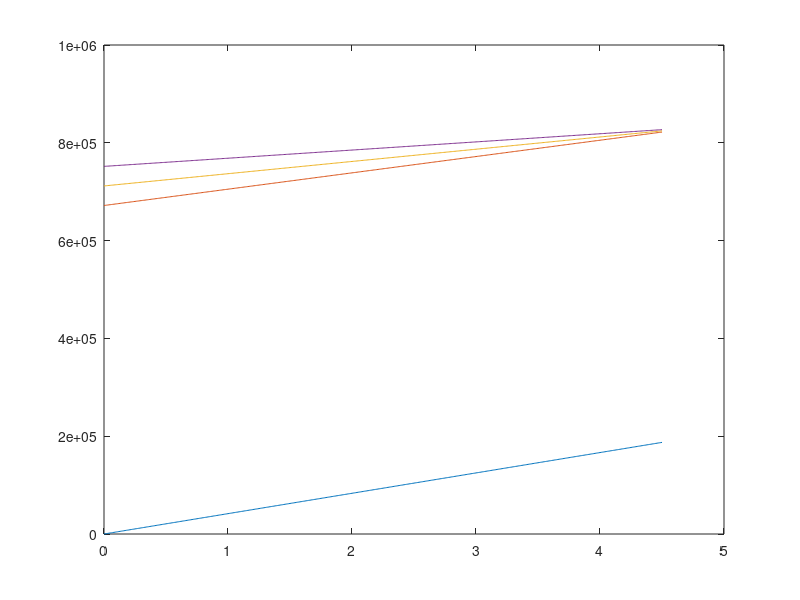
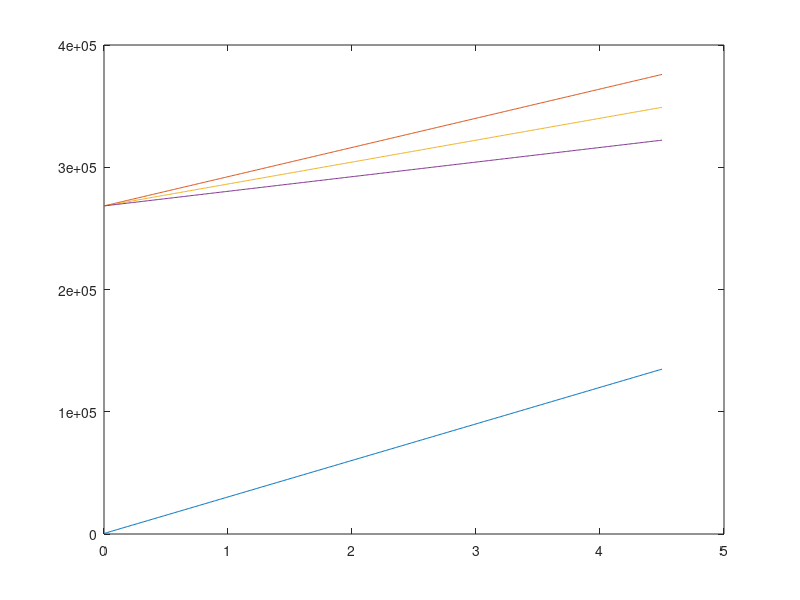
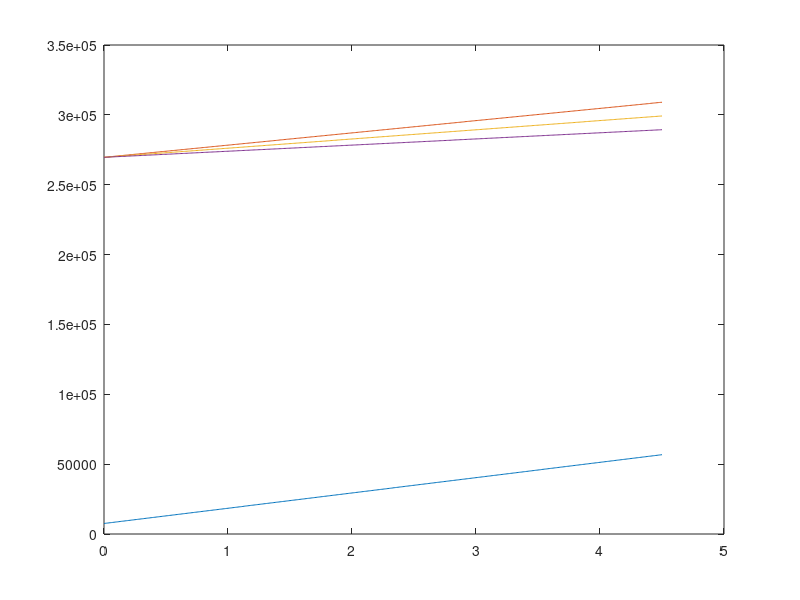

Reproduce these figures in MATLAB, in order.
close all
N_b=10000;                            % number of building
Ns=3;                                 %The number of sectors 3 or 1
a_M=4.7;                              %The portion of the power consumption for macro BS
b_M=130;                              %The power consumption of the active site cooling and the signa processing for macro BS
a_F=8;                                %The portion of the power consumption for femto BS
b_F=4.8;                              %The power consumption of the active site cooling and the signa processing for femto BS
P_tx_macro=6.8;                       %power fed of the antenna of the macro BS
P_tx_femto=0.2;                       %power fed of the antenna of the femto BS
ro=3000;                              %population density per Km*Km
alpha_max=0.16;                       %16% of the subscribers are active during the busy hour
A=10*10;                              %The covered area
N_a=N_b*10;                           %number of appartement
C_macro=75;                           %The average macro BS
r=0:0.01:4.5;                        %avrerage data rate reaquirement per active user
Price_femto =200;                     %The price of the femto BS
A_g_tot=r.*A;                         %the total aggregate trafic collected at the fiber switch
U_max=10;                             %The maximum transmission rate of an uplink interface
C_MW=36;                              %the maximum capacity of the switch
N_active_macro=C_macro./r;            %The number of active users
n_Dslam_ports= 16;                    % number of ports of the Dslam
n_F_ports= 24;                        % number of ports of the fiber switch
Price_modem= 166;                     % modem price
Price_Dslam=924;                     % Dslam price
Price_SFP= 357.9;                    % small form-factor pluggable transceivers price
Price_s=3568;                         % price of fiber switch
Price_SFP_=357.9;                    % price of SFP+         
Price_antenna_macro=2000;             % price of antenna in macro BS
Price_Hub=50000;                      % price of Hub and installation 
Price_GES= 1800;                      % price of Gigabit ethernet switch
n_GES=12;                             %number of port in GES
n_MW=20;                              % the max number of microwave links a hub can support
Price_spec=150;                       %Yearly spectrum leasing per link
Price_fibre=44000;                    %deploiement of the fibre optique 
Price_fibre_supp_arch4=100;           %cost of fibre between BS and splitter
Price_splitter=340;                   %Price splitter
N_port_split=32;                      %number port of the splitter
Price_ONU=105;                        %Price of the ONU
Price_OLT=1750;                       %Price of the OLT

%Architecture Microwave only
figure 

for mu=0:0.2:0.6
    if mu==0
        N_macro=(ro*A*alpha_max)./N_active_macro; 
        N_hub=(N_macro)./n_MW; 
        N_ul=A_g_tot/U_max;
        N_MW=A_g_tot/C_MW;
        P_arch2=N_macro*(Price_antenna_macro)+N_hub*Price_Hub +N_ul*Price_SFP_;
        P2=(P_arch2+N_macro*(Price_antenna_macro))/A;
        plot(r,P2)
        hold on
    else
        N_femto = N_a*mu;
        P_GES=(N_femto.*Price_GES)./(N_b*n_GES);
        N_macro=(ro*A*(1-mu)*alpha_max)./N_active_macro; 
        N_Dslam= N_femto./n_Dslam_ports;  
        N_s= (N_Dslam+N_macro)./n_F_ports;
        N_hub=(N_b+N_macro)./n_MW; 
        N_ul=max(N_hub,A_g_tot/U_max);
        N_MW=N_hub;
        P_arch2=(N_b+N_macro)*Price_antenna_macro+N_b*Price_GES+N_hub*Price_Hub+N_ul*Price_SFP_;
        P2=(N_femto*Price_femto+N_macro*Price_antenna_macro+P_arch2)/A;
        plot(r,P2)
        hold on
    end
end

%Architecture FTTB+Microwave
figure 
for mu=0:0.2:0.6
         if mu==0
            N_macro=(ro*A*alpha_max)./N_active_macro; 
            N_hub=(N_macro)./n_MW; 
            N_MW=max(N_hub,A_g_tot/C_MW);
            N_ul=max(N_hub,A_g_tot/U_max);
            P_arch3= N_macro*(Price_antenna_macro+Price_spec)+N_hub*(Price_Hub)+N_ul*Price_SFP_; 
            P3=(P_arch3+Price_fibre)/A;
            plot(r,P3)
            hold on
         else
            N_femto = N_a*mu;
            P_GES=(N_femto.*Price_GES)./(N_b*n_GES);
            N_macro=(ro*A*(1-mu)*alpha_max)./N_active_macro; 
            N_Dslam= N_femto./n_Dslam_ports;  
            N_s= N_b./n_F_ports; 
            N_hub=(N_macro)./n_MW; 
            N_ul=max(N_hub+N_s,A_g_tot/U_max);
            N_MW=N_hub;
            P_arch3= N_b*(Price_GES+2*Price_SFP)+N_macro*(Price_antenna_macro+Price_spec)+N_s*Price_s+N_hub*(Price_Hub)+N_ul*Price_SFP_; 
            P3=(P_arch3+Price_fibre)/A;
            plot(r,P3)
            hold on
         end
end

%Architecture FTTB+10GPON
figure 
for mu=0:0.2:0.6
    if mu==0
        N_macro=(ro*A*alpha_max)./N_active_macro; 
        N_split=floor((N_b+N_macro)./N_port_split)+1;                        %nombre de splitter   
        N_s= floor((N_split)/n_F_ports)+1;
        N_ul=max(N_s,A_g_tot/U_max);
        P_arch4= N_s*Price_s+N_ul*Price_SFP_+N_macro*(4*Price_SFP+Price_fibre_supp_arch4+Price_ONU)+N_split*(Price_splitter+Price_OLT); 
        P4=(P_arch4+Price_fibre)/A;
        plot(r,P4)
        hold on
    else
        N_femto = N_a*mu;
        %N_GES=(N_femto./12)./N_b;
        N_macro=(ro*A*(1-mu)*alpha_max)./N_active_macro; 
        N_split=floor((N_b+N_macro)./N_port_split)+1;                        %nombre de splitter   
        N_s= floor(N_split/n_F_ports)+1; 
        N_ul=max(N_s,A_g_tot/U_max);
        P_arch4= N_b*(2*Price_SFP+Price_GES+Price_ONU)+N_s*Price_s+N_ul*Price_SFP_+N_macro*(4*Price_SFP+Price_ONU+Price_fibre_supp_arch4)+N_split*(Price_splitter+Price_OLT); 
        P5=(P_arch4+Price_fibre)/A;
        plot(r,P5)
        hold on
    end
end
